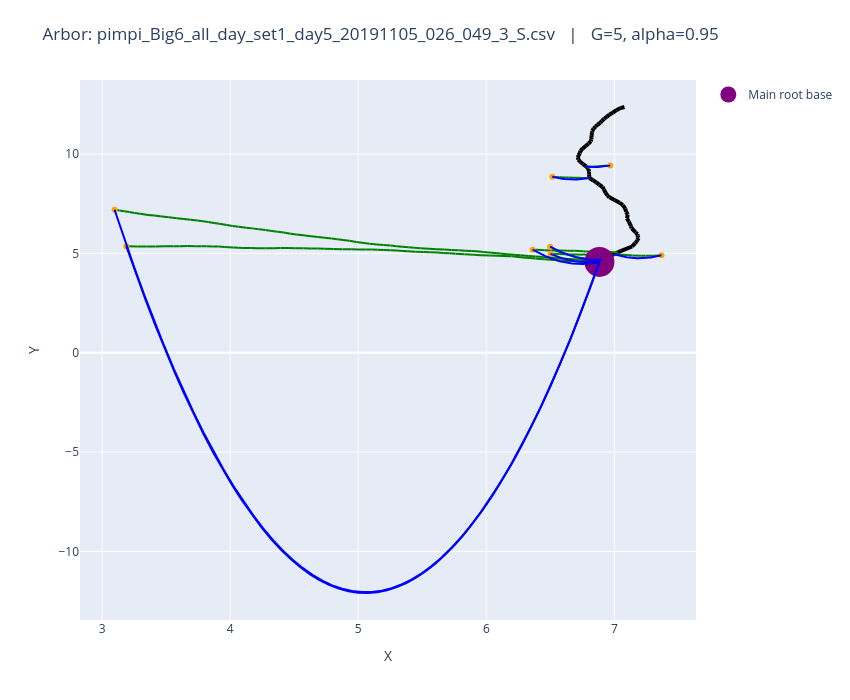

This figure's notebook cell:
### Code cell
plot_arbors(fname, 5, 0.95)
